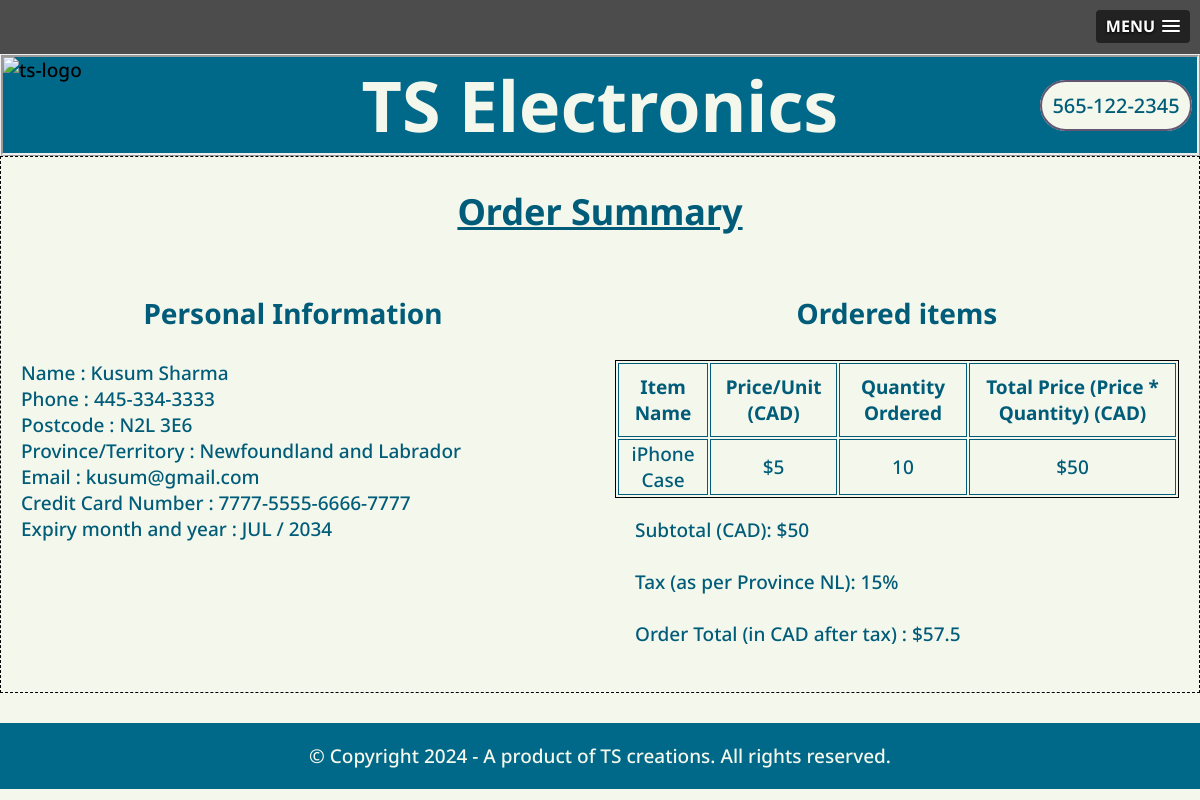
Page /Assignment4_TS_8869110/orderDetails.php?id=7 (signed in) on the committed database.
### tables this page shows
CREATE TABLE `ts_orders` (
  `first_name` varchar(255) NOT NULL,
  `last_name` varchar(255) NOT NULL,
  `phone` varchar(20) NOT NULL,
  `postcode` varchar(15) NOT NULL,
  `province_code` varchar(3) NOT NULL,
  `province_name` varchar(30) NOT NULL,
  `email` varchar(255) NOT NULL,
  `card_number` varchar(20) NOT NULL,
  `card_expiry_month` varchar(3) NOT NULL,
  `card_expiry_year` varchar(4) NOT NULL,
  `sub_total` float NOT NULL,
  `tax` float NOT NULL,
  `order_total` float NOT NULL,
  `id` int(11) NOT NULL,
  `created_on` timestamp NOT NULL DEFAULT current_timestamp()
);

CREATE TABLE `ts_order_details` (
  `id` int(11) NOT NULL,
  `item_name` varchar(255) NOT NULL,
  `unit_price` int(11) NOT NULL,
  `total_price` int(11) NOT NULL,
  `quantity` int(11) NOT NULL,
  `order_id` int(11) NOT NULL
);

### Assignment4_TS_8869110/orderDetails.php (the view, shortened to what this page needs)
<?php
  include('includes/dbConnection.php');
  if(!empty($_GET)){
    $id = $_GET['id'];
    $sqlQuery = "SELECT * FROM `ts_orders` WHERE `id` = $id";
    $result = $db->query($sqlQuery);
    if($result->num_rows == 0):
        $output = "Sorry, no orders found";
    else:
        while($row = $result->fetch_assoc()):
            $firstName = $row['first_name'];
            $lastName = $row['last_name'];
            $phone = $row['phone'];
            $postcode = $row['postcode'];
            $province = $row['province_name'];
            $email = $row['email'];
            $cardNumber = $row['card_number'];
            $cardExpiryMonth = $row['card_expiry_month'];
            $cardExpiryYear = $row['card_expiry_year'];
            $totalCartValue = $row['sub_total'];
            $provinceCode = $row['province_code'];
            $tax = $row['tax'];
            $taxPercentage = $tax * 100;
            $totalPrice = $row['order_total'];
            $personalInfo = "
        <h3>Personal Information</h3>
        <p>Name : $firstName $lastName
        <br>Phone : $phone
        <br>Postcode : $postcode
        <br>Province/Territory : $province
        <br>Email : $email
        <br>Credit Card Number : $cardNumber
        <br>Expiry month and year : $cardExpiryMonth / $cardExpiryYear
        </p>";
        endwhile;
    endif;
    $orderQuery = "SELECT * FROM `ts_order_details` WHERE `order_id` = $id";
    $result = $db->query($orderQuery);
    if($result->num_rows == 0):
        $output = "Sorry, no orders found";
    else:
        $orderItemsString = '';
        while($row = $result->fetch_assoc()):
            $orderItemsString .= "<tr>";
            $orderItemsString .= "<td>" . htmlspecialchars($row['item_name']) . "</td>";
            $orderItemsString .= "<td>$" . htmlspecialchars($row['unit_price']) . "</td>";
            $orderItemsString .= "<td>" . htmlspecialchars($row['quantity']) . "</td>";
            $orderItemsString .= "<td>$" . htmlspecialchars($row['total_price']) . "</td>";
            $orderItemsString .= "</tr>";
        endwhile;
    endif;
            $orderInfo = "
        <h3>Ordered items</h3>
            <table>
                <thead>
                    <th> Item Name </th>
                    <th> Price/Unit (CAD)</th>
                    <th> Quantity Ordered </th>
                    <th> Total Price (Price * Quantity) (CAD)</th>
                </thead>
                <tbody>
                $orderItemsString
                </tbody>
            </table>
            <p>
            Subtotal (CAD): $$totalCartValue<br><br>
            Tax (as per Province $provinceCode): $taxPercentage%<br><br>
            Order Total (in CAD after tax) : $$totalPrice<br><br>
            </p>
            ";
   }
?>
<!DOCTYPE html>
<html lang="en">
<head>
    <link rel="stylesheet" href="slicknav/slicknav.min.css">
    <link rel="stylesheet" href="css/style.css">
</head>
<body>
<?php include('includes/header.php'); ?>
    <main>
        <section class = "ts-step-head" id = "orderSummary">
          <h1>Order Summary</h1>
        </section>
        <section class = "order-summary" id = 'order-summary-section'>
            <section class="ts-info-summary" id = "ts-personal-final">
            <?php
                echo $personalInfo;
             ?>
            </section>
            <section class="ts-cart-summary" id = "ts-order-final">
            <?php
                echo $orderInfo;
             ?>
            </section>
        </section>
    </main>
    <?php include('includes/footer.php'); ?>
</body>
</html>

### Assignment4_TS_8869110/css/style.css (style rules this page uses)
:root { --gap: 30px; }
body { background-color: #F3F7EC; max-width: 1200px; margin: auto; font-family: "Noto Sans", sans-serif; font-size: 19px; font-weight: 500; }
p, h1, h2, h3, h4, h5, h6, a, li,td,th,label { color: #005C78; font-family: "Noto Sans", sans-serif; }
h1 { font-size: 36px; }
h3 { font-size: 28px; }
main { border: 1px black dashed; }
.ts-step-head { display: grid; grid-template-columns: 1fr; }
.ts-step-head h1 { text-align: center; text-decoration: underline; }
.order-summary { display: grid; grid-template-columns: 1fr 1fr; gap: var(--gap); }
.order-summary h3 { text-align: center; }
.order-summary p { text-align: left; margin-left: 20px; }
.ts-cart-summary { padding-right: 20px; }
table { width: 100%; height: auto; }
th { height: 70px; }
tr { height: 50px; }
table, th, td { border: 1px solid; }
td { text-align: center; }

### rows in the picture
ts_orders: first_name "Kusum", last_name "Sharma", phone "445-334-3333", postcode "N2L 3E6", province_name "Newfoundland and Labrador", email "kusum@gmail.com", card_number "7777-5555-6666-7777", card_expiry_month "JUL", card_expiry_year "2034", sub_total "50", province_code "NL", tax "15", order_total "57.5"
ts_order_details: item_name "iPhone Case", unit_price "5", quantity "10", total_price "50"
